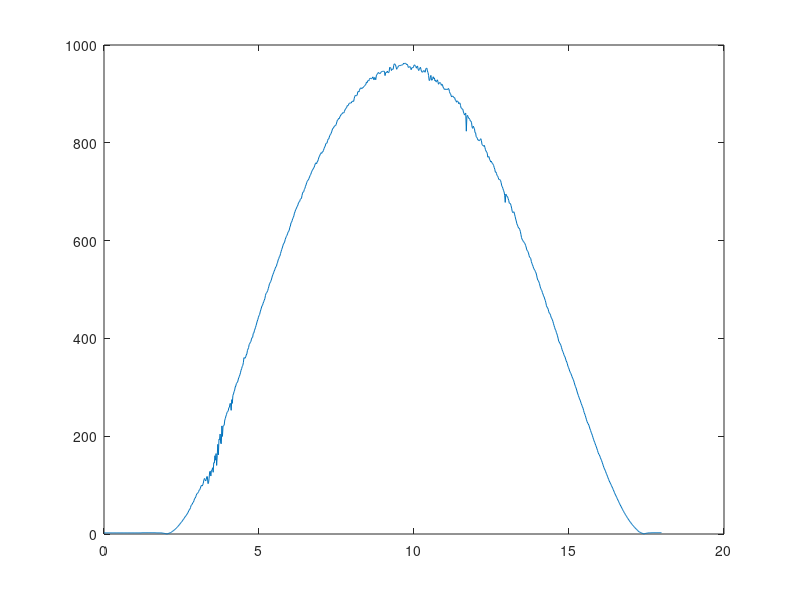

Here is the MATLAB script that generated this plot:



insolation=[-2.37993
-2.37993
-2.37993
-2.37993
-2.37993
-2.37993
-2.37993
-2.37993
-2.37993
-2.37992
-2.37992
-2.37992
-2.37992
-2.37992
-2.37992
-2.37992
-2.37992
-2.37992
-2.37992
-2.37992
-2.37992
-2.37992
-2.37992
-2.37992
-2.37992
-2.37992
-2.37992
-2.37992
-2.37992
-2.37992
-2.37992
-2.37992
-2.37992
-2.37992
-2.37992
-2.37992
-2.37994
-2.37994
-2.37995
-2.37995
-2.37995
-2.37995
-2.37995
-2.37995
-2.37995
-2.37995
-2.37995
-2.37995
-2.37995
-2.37995
-2.37995
-2.37996
-2.37996
-2.37997
-2.37997
-2.37997
-2.37997
-2.37998
-2.37999
-2.37999
-2.38000
-2.38000
-2.38000
-2.38000
-2.38000
-2.61232
-2.71999
-2.71998
-2.71998
-2.71998
-2.71998
-2.71999
-2.71999
-2.71999
-2.71999
-2.71999
-2.71999
-2.71999
-2.71999
-2.72000
-2.72000
-2.72001
-2.72002
-2.72002
-2.72003
-2.72003
-2.72003
-2.72003
-2.72003
-2.64636
-2.47068
-2.38002
-2.38001
-2.38001
-2.38000
-2.38000
-2.37999
-2.37999
-2.37998
-2.37432
-2.13066
-1.71699
-1.69999
-1.65466
-1.21266
-1.02000
-0.764996
-0.339998
-0.192665
0.339997
0.549662
1.01999
1.64331
2.13630
2.56696
3.05997
3.78530
4.57863
5.41729
6.38628
7.20794
8.17693
9.21392
10.3076
11.3956
12.6365
13.9058
15.1978
16.4784
17.8384
19.3060
21.0513
22.2923
23.8392
25.3068
26.9671
29.0070
29.9816
31.9196
34.2938
35.4101
37.1384
38.7987
40.5326
42.4478
44.5728
47.8709
49.5709
51.2370
53.9457
58.5867
59.3970
61.3180
64.1059
65.2279
68.2935
72.6000
73.4103
76.0282
79.4961
82.4823
83.1056
84.5108
86.9248
89.9223
90.7042
93.9511
97.8439
99.5552
98.1441
100.360
103.867
110.446
113.546
111.523
108.395
111.098
117.365
117.427
103.108
104.552
114.146
127.355
128.425
118.543
130.188
130.216
135.491
126.227
145.816
145.051
160.078
151.018
164.430
140.257
160.072
183.333
161.818
193.816
192.762
204.492
185.373
184.489
221.044
199.551
220.999
221.265
222.886
233.153
236.440
241.205
244.537
248.980
250.595
252.040
258.375
259.157
267.010
266.585
252.929
274.762
267.141
283.505
286.333
291.127
294.193
300.675
302.590
307.86
309.4
310.340
315.182
319.72
321.842
325.620
329.634
334.834
338.032
342.474
344.702
350.351
360.636
359.366
359.714
362.087
366.152
368.259
375.038
378.222
381.070
387.499
389.883
391.378
393.744
398.701
401.856
402.144
410.160
410.867
415.603
419.120
422.729
426.612
431.382
435.496
438.883
443.330
446.830
448.898
454.296
458.351
462.186
466.355
467.448
471.929
474.8
478.132
481.065
487.474
491.931
493.361
495.240
498.013
502.232
506.586
511.881
513.749
516.274
518.816
523.539
527.820
530.841
534.023
537.373
540.075
543.757
546.395
547.606
552.942
555.664
560.795
562.894
567.334
568.697
573.590
577.486
581.750
584.865
589.173
593.083
594.604
596.962
601.922
605.589
608.277
610.421
613.755
617.174
618.973
621.334
627.281
629.777
635.982
637.617
640.734
645.219
647.055
650.747
656.230
659.032
663.213
664.900
668.392
669.964
673.151
677.459
679.248
679.931
684.344
685.706
685.918
692.371
697.148
699.575
699.986
704.78
706.681
711.181
714.045
718.205
721.262
723.338
724.182
727.175
730.034
733.334
735.378
738.662
741.883
744.066
746.080
748.189
750.163
754.140
757.370
759.095
757.092
760.352
762.421
765.393
770.411
771.703
775.424
778.104
779.646
778.408
781.722
781.782
784.490
788.356
791.131
793.333
798.34
798.934
799.197
804.490
807.369
807.624
811.715
815.315
816.910
818.987
822.173
826.062
829.628
829.820
832.339
834.677
834.902
835.414
837.970
842.641
846.549
847.015
850.002
849.209
852.524
854.718
856.890
858.625
859.222
861.602
861.125
861.070
863.838
867.542
869.126
870.946
872.530
876.214
875.749
877.220
880.547
881.052
881.294
881.613
881.475
884.676
884.504
885.595
884.755
891.257
895.235
897.045
896.138
896.409
897.749
903.805
905.271
904.086
907.501
910.766
912.276
911.851
910.784
912.623
912.570
914.499
915.495
916.800
918.370
919.510
924.138
922.759
926.619
927.272
926.598
929.691
931.917
931.778
931.565
930.718
932.51
934.856
932.692
928.676
933.429
933.115
929.027
937.007
939.740
941.218
943.408
943.750
941.650
941.727
941.828
944.263
945.562
946.107
946.018
946.410
946.151
946.047
937.473
943.267
944.314
943.629
946.821
943.709
943.093
945.070
954.470
953.861
952.922
947.737
950.515
950.295
950.322
958.556
961.534
960.833
959.455
955.137
950.372
952.352
953.929
957.165
957.434
958.440
957.735
958.294
958.924
959.104
959.333
959.965
963.058
961.822
962.431
962.514
962.291
959.788
960.590
958.947
954.272
954.264
955.367
955.926
953.769
949.461
953.077
953.794
953.443
955.286
958.704
959.444
957.288
956.388
952.596
956.256
957.035
950.155
947.759
950.908
952.164
954.448
949.532
945.285
944.628
944.403
947.490
946.897
947.075
944.248
950.502
952.141
952.747
946.900
943.733
937.882
927.365
927.924
933.829
937.868
928.322
927.975
931.206
935.097
931.081
932.800
926.635
928.183
924.520
925.028
928.856
925.810
919.817
921.021
923.283
923.095
921.346
917.536
919.708
918.293
913.647
911.966
909.295
909.939
909.000
909.927
909.033
909.179
908.958
911.192
909.727
904.748
900.962
899.723
895.655
893.969
895.516
895.467
893.214
892.029
892.322
887.201
886.812
883.019
885.598
885.063
883.510
879.761
881.703
881.295
876.309
870.940
870.629
868.541
868.670
862.786
859.712
856.696
859.353
860.654
823.768
854.516
856.109
853.253
850.034
850.198
847.628
844.316
844.218
840.99
831.568
829.556
834.068
831.167
829.004
820.639
820.603
812.271
810.856
809.307
805.352
806.010
804.341
804.608
806.967
808.400
804.372
796.614
794.718
794.405
792.854
794.782
790.478
785.779
782.906
780.972
778.749
770.507
771.400
771.949
765.901
764.503
760.616
762.578
759.223
758.034
756.053
753.700
749.443
746.050
739.908
740.445
737.153
732.978
731.775
728.891
724.958
724.897
724.644
722.750
718.302
711.985
710.213
706.533
702.707
699.842
692.758
678.109
695.135
692.865
690.208
690.037
685.813
682.524
676.331
676.165
675.764
671.598
666.433
659.919
657.237
658.338
659.012
654.205
649.606
644.114
640.160
634.498
631.675
628.598
625.617
625.511
622.575
619.000
612.85
606.401
602.712
601.072
598.271
597.446
595.630
593.774
590.176
587.087
581.164
579.919
577.741
574.754
569.781
565.809
565.328
563.099
556.898
553.345
550.426
547.195
542.878
541.441
539.037
536.774
533.995
529.599
523.744
519.364
518.459
515.098
512.139
506.640
502.493
499.981
497.785
493.830
490.543
487.064
484.795
480.653
477.626
472.885
466.735
464.059
462.350
459.572
454.463
451.374
450.786
447.382
443.366
440.374
439.000
434.966
430.945
426.505
422.801
418.781
416.724
412.353
409.346
405.24
400.457
394.749
392.591
389.791
388.177
385.365
380.995
376.848
373.229
371.153
366.782
364.321
361.799
357.912
354.089
351.572
348.021
342.986
340.504
337.143
333.172
330.626
328.392
325.105
321.936
318.803
316.303
313.146
309.095
304.660
301.549
298.507
294.535
290.276
286.422
283.176
279.538
276.290
273.738
269.884
266.370
263.234
259.986
257.236
252.443
248.210
245.194
241.854
237.615
233.484
229.663
227.128
225.022
222.492
218.886
214.924
211.677
208.015
204.926
201.945
197.634
193.865
190.596
187.438
184.345
180.847
177.929
174.222
170.653
166.550
163.716
161.899
159.043
155.851
152.767
149.972
146.628
142.853
139.226
135.695
133.042
130.371
127.310
124.131
121.273
118.116
115.050
111.819
108.95
106.314
103.926
101.397
98.9573
96.2868
93.7059
90.8484
88.0240
85.1211
82.3306
79.7954
77.2652
74.7412
72.2167
69.5906
66.9983
64.4573
62.0462
59.6524
57.3489
54.9493
52.5892
50.2234
47.9878
45.8370
43.7768
41.7561
39.7411
37.7599
35.7675
33.8428
31.9466
30.1860
28.4879
26.7103
25.0630
23.4382
21.8249
20.2906
18.8075
17.3638
15.9542
14.5841
13.3273
12.0365
10.8023
9.68696
8.51504
7.30346
5.97300
4.87465
4.13299
3.62912
3.00635
2.50813
2.02123
1.42110
0.832280
0.328386
-0.243459
-0.486924
-1.01915
-1.20600
-1.68728
-1.69862
-1.84584
-2.30450
-2.37811
-2.37813
-2.37813
-2.38382
-2.53104
-2.62732
-2.66130
-2.71228
-2.71795
-2.71796
-2.71797
-2.71798
-2.71799
-2.71799
-2.71801
-2.71802
-2.71805
-2.71806
-2.71809
-2.71811
-2.71814
-2.71815
-2.71819
];
insolation=abs(insolation); 

%signal builder takes maximum of 10 on x axis so we are compressing 365
%units into 10 units 
step = 18/length(insolation);
new_x=0;
for N = 1:length(insolation)
    insol_days(N) = new_x;
    new_x=new_x+step;
end

plot(insol_days,insolation);